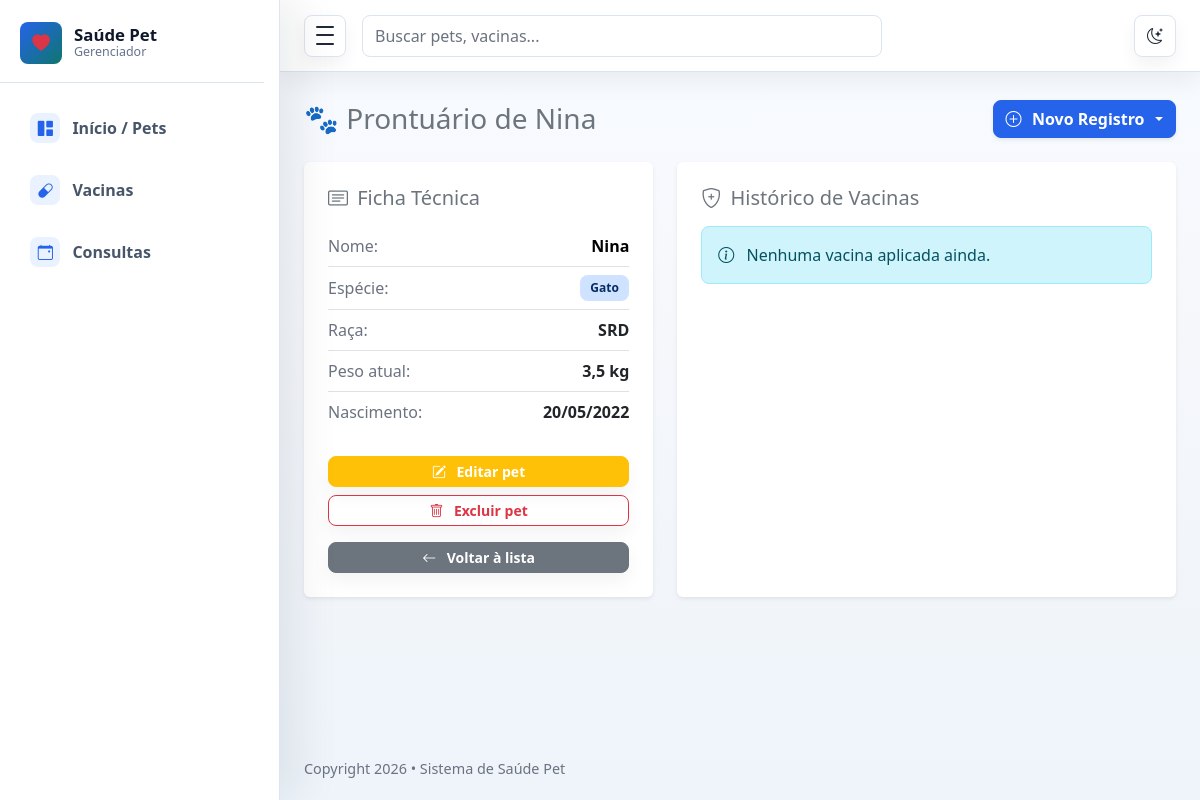
Screenshot of /pet/detalhes-pet/2/ (signed in) with the database file from the repository.
### polls/models.py (models this page shows, shortened)
class Pet(models.Model):
    tutor = models.ForeignKey(Tutor, on_delete=models.CASCADE, related_name='pets', null=True, blank=True)
    nome = models.CharField(max_length=100)
    especie = models.CharField(max_length=50)
    raca = models.CharField(max_length=50, blank=True)
    peso_atual = models.FloatField(help_text="Peso em kg")
    data_nascimento = models.DateField()

### polls/views.py (the view)
# urls.py: path('detalhes-pet/<int:pet_id>/', views.detalhes_pet, name='detalhes_pet'),
@login_required
def detalhes_pet(request, pet_id):
    pet = get_object_or_404(Pet, pk=pet_id)
    context = {'pet': pet}
    return render(request, 'polls/detalhes_pet.html', context)

### polls/templates/polls/detalhes_pet.html (shortened to what this page needs)
{% extends 'polls/base.html' %}
{% block content %}
<div class="container-fluid px-0" style="max-width: 900px;">
    <div class="d-flex justify-content-between align-items-center mb-4">
        <h1 class="h3 text-secondary mb-0">🐾 Prontuário de {{ pet.nome }}</h1>
        <div class="dropdown">
            <button class="btn btn-primary dropdown-toggle shadow-sm" type="button" data-bs-toggle="dropdown" aria-expanded="false">
                <i class="bi bi-plus-circle me-1"></i> Novo Registro
            </button>
        </div>
    </div>
    <div class="row">
        <div class="col-md-5 mb-4">
            <div class="card shadow-sm border-0 h-100">
                <div class="card-body p-4">
                    <h5 class="card-title text-secondary mb-3"><i class="bi bi-card-text me-1"></i> Ficha Técnica</h5>
                    <ul class="list-group list-group-flush mb-4">
                        <li class="list-group-item d-flex justify-content-between align-items-center px-0">
                            <span class="text-muted">Nome:</span>
                            <span class="fw-bold text-body-emphasis">{{ pet.nome }}</span>
                        </li>
                        <li class="list-group-item d-flex justify-content-between align-items-center px-0">
                            <span class="text-muted">Espécie:</span>
                            <span class="badge bg-primary-subtle text-primary-emphasis">{{ pet.especie }}</span>
                        </li>
                        <li class="list-group-item d-flex justify-content-between align-items-center px-0">
                            <span class="text-muted">Raça:</span>
                            <span class="fw-semibold">{{ pet.raca }}</span>
                        </li>
                        <li class="list-group-item d-flex justify-content-between align-items-center px-0">
                            <span class="text-muted">Peso atual:</span>
                            <span class="fw-semibold">{{ pet.peso_atual }} kg</span>
                        </li>
                        <li class="list-group-item d-flex justify-content-between align-items-center px-0">
                            <span class="text-muted">Nascimento:</span>
                            <span class="fw-semibold">{{ pet.data_nascimento|date:"d/m/Y" }}</span>
                        </li>
                    </ul>
                    <div class="d-flex flex-column gap-2">
                        <a href="{% url 'polls:editar_pet' pet.pk %}" class="btn btn-sm btn-warning text-white">
                            <i class="bi bi-pencil-square me-1"></i> Editar pet
                        </a>
                        <a href="{% url 'polls:deletar_pet' pet.pk %}" class="btn btn-sm btn-outline-danger" onclick="return confirm('Tem certeza que deseja excluir o pet?')">
                            <i class="bi bi-trash me-1"></i> Excluir pet
                        </a>
                        <a href="{% url 'polls:lista_pets' %}" class="btn btn-sm btn-secondary mt-2">
                            <i class="bi bi-arrow-left me-1"></i> Voltar à lista
                        </a>
                    </div>
                </div>
            </div>
        </div>
        <div class="col-md-7 mb-4">
            <div class="card shadow-sm border-0 h-100">
                <div class="card-body p-4">
                    <h5 class="card-title text-secondary mb-3"><i class="bi bi-shield-plus me-1"></i> Histórico de Vacinas</h5>
                    {% if pet.vacina_set.all %}
                    <div class="table-responsive">
                        <table class="table table-hover align-middle mb-0">
                            <thead class="table-light">
                                <tr>
                                    <th>Vacina</th>
                                    <th>Aplicação</th>
                                    <th>Próxima</th>
                                    <th class="text-end">Ações</th>
                                </tr>
                            </table>
                            <div style="max-height: 280px; overflow-y: auto;">
                                <table class="table table-hover align-middle mb-0">
                                    <tbody>
                                        {% for vacina in pet.vacina_set.all %}
                                        <tr>
                                            <td><span class="badge bg-secondary-subtle text-secondary-emphasis">{{ vacina.nome_vacina }}</span></td>
                                            <td class="small">{{ vacina.data_aplicacao|date:"d/m/Y" }}</td>
                                            <td class="small text-danger fw-semibold">
                                                {% if vacina.proxima_dose %}{{ vacina.proxima_dose|date:"d/m/Y" }}{% else %}-{% endif %}
                                            </td>
                                            <td class="text-end">
                                                <a href="{% url 'polls:editar_vacina' vacina.pk %}" class="btn btn-sm text-primary p-1" title="Editar"><i class="bi bi-pencil"></i></a>
                                                <a href="{% url 'polls:deletar_vacina' vacina.pk %}" onclick="return confirm('Excluir esta vacina?')" class="btn btn-sm text-danger p-1" title="Excluir"><i class="bi bi-trash"></i></a>
                                            </td>
                                        </tr>
                                        {% endfor %}
                                    </tbody>
                                </table>
                            </div>
                        </div>
                    {% else %}
                        <div class="alert alert-info mb-0 py-3" role="alert">
                            <i class="bi bi-info-circle me-2"></i> Nenhuma vacina aplicada ainda.
                        </div>
                    {% endif %}
                </div>
            </div>
        </div>
    </div>
</div>
{% endblock %}

### polls/static/polls/assets/css/style.css (style rules this page uses)
:root { --sidebar-width: 280px; --sidebar-mini-width: 84px; --admin-bg: #f5f7fb; --admin-surface: #ffffff; --admin-surface-soft: #f8fafc; --admin-border: #dbe4ef; --admin-text: #1f2937; --admin-muted: #6b7280; --admin-primary: #2563eb; --admin-primary-dark: #1d4ed8; --admin-success: #0f766e; --admin-warning: #d97706; --admin-danger: #dc2626; --admin-sidebar: #111827; --admin-sidebar-soft: #1f2937; --admin-shadow-sm: 0 10px 24px rgba(15, 23, 42, 0.06); --admin-shadow: 0 18px 46px rgba(15, 23, 42, 0.09); --admin-shadow-lg: 0 26px 70px rgba(15, 23, 42, 0.12); --admin-ring: 0 0 0 4px rgba(37, 99, 235, 0.12); }
* { box-sizing: border-box; }
html { min-height: 100%; }
body { min-height: 100vh; margin: 0; background: linear-gradient(180deg, #f8fbff 0%, var(--admin-bg) 42%, #eef4fa 100%); color: var(--admin-text); font-family: "Segoe UI", Arial, sans-serif; }
a { text-decoration: none; }
.btn { border-radius: 8px; font-weight: 700; box-shadow: 0 8px 18px rgba(15, 23, 42, 0.05); transition: border-color 0.16s ease, background 0.16s ease, box-shadow 0.16s ease, transform 0.16s ease; }
.btn-primary { border-color: var(--admin-primary); background: var(--admin-primary); }
.badge { border-radius: 8px; padding: 0.45rem 0.65rem; }
.btn { display: inline-flex; align-items: center; justify-content: center; gap: 0.4rem; }
.text-muted { color: var(--admin-muted) !important; }
html[data-theme="light"] { color-scheme: light; }
body, .admin-navbar, .admin-sidebar, .admin-main, .metric-card, .panel, .auth-card, .error-card, .dropdown-menu, .modal-content, .form-control, .form-select { transition: background-color 0.18s ease, border-color 0.18s ease, color 0.18s ease, box-shadow 0.18s ease; }
.alert { border-radius: 8px; }
html:not([data-theme="dark"]) { --admin-sidebar: #ffffff; --admin-sidebar-soft: #eef4ff; --admin-sidebar-border: #dbe4ef; --admin-sidebar-text: #475569; --admin-sidebar-text-strong: #0f172a; --admin-sidebar-muted: #64748b; --admin-sidebar-icon-bg: #eaf2ff; --admin-sidebar-icon: #2563eb; --admin-sidebar-shadow: 18px 0 42px rgba(15, 23, 42, 0.08); }

### rows the page displays
Pet: nome "Nina", especie "Gato", raca "SRD", peso_atual "3,5", data_nascimento "20/05/2022"
